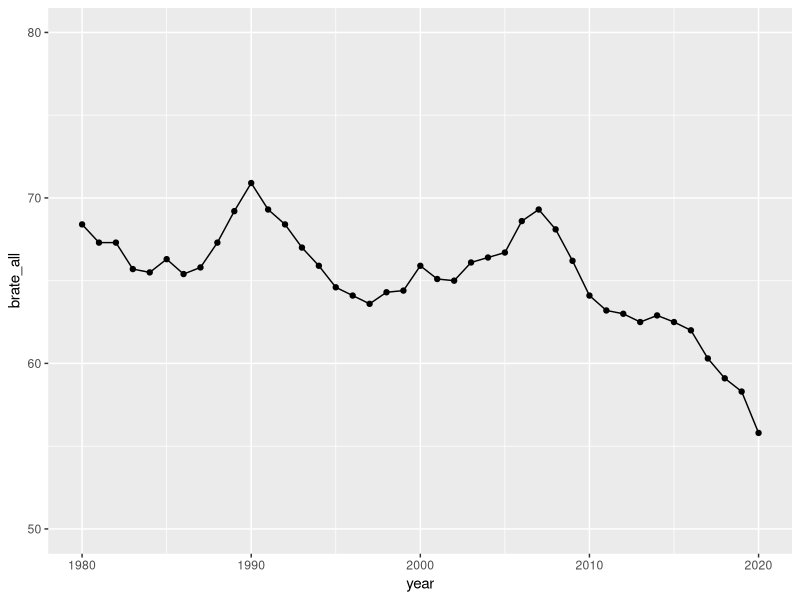

Write R code to recreate this figure.
#### load the libraies we need ####
library(tidyverse)
library(dplyr)
library(here)
library(ggplot2)

US_birth_date_from_1985_to_2020 <- read_csv(here::here("inputs/data/Birthrate.csv"))

ggplot(data=US_birth_date_from_1985_to_2020, aes(x=`year`, y=`brate_all`, group=1)) +
  geom_line()+
  geom_point() +
  ylim(50, 80)

